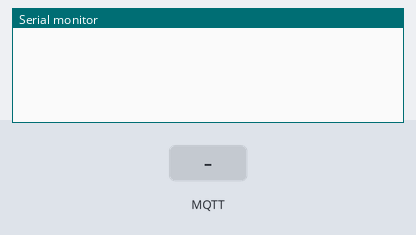
A sketch run on a simulated Arduino Uno, built with avr-gcc and run on an emulated ATmega328P. Shown: the last lines printed to the serial monitor. The inputs (shaded band) are chosen by the test bench. No MQTT or app messages arrive unless stated.

Above: at 6.2 s.
6.3 s: MQTT message "1" arrives on the first subscribed topic
At 7.0 s:
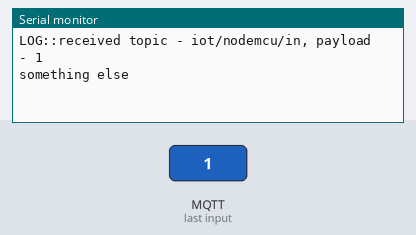
8.0 s: MQTT message "on" arrives on the first subscribed topic
At 9.2 s:
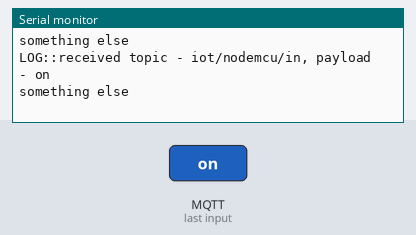
9.5 s: MQTT message "off" arrives on the first subscribed topic
At 10.4 s:
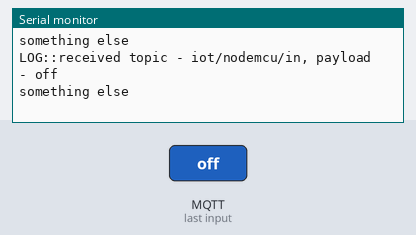

The sketch:

mqttTesting.ino
```cpp
/*
  SimpleMQTTClient.ino
  The purpose of this exemple is to illustrate a simple handling of MQTT and Wifi connection.
  Once it connects successfully to a Wifi network and a MQTT broker, it subscribe to a topic and send a message to it.
  It will also send a message delayed 5 seconds later.
*/

#include "EspMQTTClient.h"

String searchFor = "lama";
EspMQTTClient client(
    "MY_SSID",
    "MY_PASS",
    "192.168.0.123", // MQTT Broker server ip
    // "MQTTUsername",  // Can be omitted if not needed
    // "MQTTPassword",  // Can be omitted if not needed
    "NodeMCU esp8266",    // Client name that uniquely identify your device
    1883             // The MQTT port, default to 1883. this line can be omitted
);


void onConnectionEstablished()
{
    client.subscribe("iot/nodemcu/in", [](const String &topic, const String &payload) {
        Serial.println("LOG::received topic - " + topic + ", payload - " + payload);
        client.publish("iot/nodemcu/out", "received message: " + payload);
        if(searchFor == payload) {
            Serial.println("found text");
        }
        else {
            Serial.println("something else");
        }
    });

    client.publish("iot/nodemcu/out", "connected!"); // You can activate the retain flag by setting the third parameter to true
}

// void onMessageReceived(const String& topic, const String& message) {
//     Serial.println(topic + ": " + message);
//     client.publish("iot/nodemcu/out", "received msg, nice!");
// }

void setup()
{
    delay(5000);
    Serial.begin(115200);
    // Optional functionalities of EspMQTTClient
    client.enableDebuggingMessages();                                          // Enable debugging messages sent to serial output
    client.enableHTTPWebUpdater();                                             // Enable the web updater. User and password default to values of MQTTUsername and MQTTPassword. These can be overridded with enableHTTPWebUpdater("user", "password").
    client.enableOTA();                                                        // Enable OTA (Over The Air) updates. Password defaults to MQTTPassword. Port is the default OTA port. Can be overridden with enableOTA("password", port).
    client.enableLastWillMessage("TestClient/lastwill", "I am going offline"); // You can activate the retain flag by setting the third parameter to true
}

void loop()
{
    client.loop();
}
```

Measured:
- after the input at 6.3 s, the serial monitor: prints a new line after 0.20 s (image 1)
- after the input at 8.0 s, the serial monitor: prints a new line at once (image 2)
- after the input at 9.5 s, the serial monitor: prints a new line at once (image 3)
